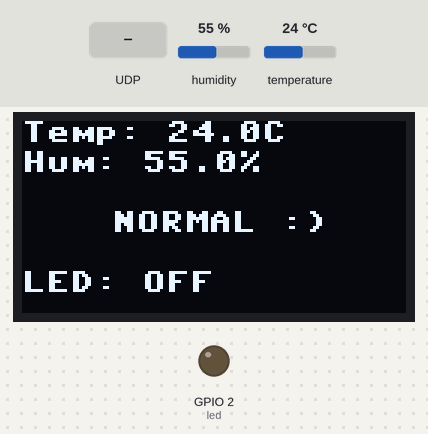
Recording of a program running on a simulated ESP32 board running MicroPython. Parts: 128×64 one-colour display, output pins drawn as LEDs (lit = HIGH). The inputs (shaded band) are chosen by the test bench; at power-on: temperature 24 °C, humidity 55 %. WiFi joins after 1.5 s; library files of the repository ran but are not shown: 1 file(s); what the program prints to the serial console is not drawn.

Above: at 6.2 s.
6.3 s: UDP packet "LED_ON" arrives
At 8.4 s:
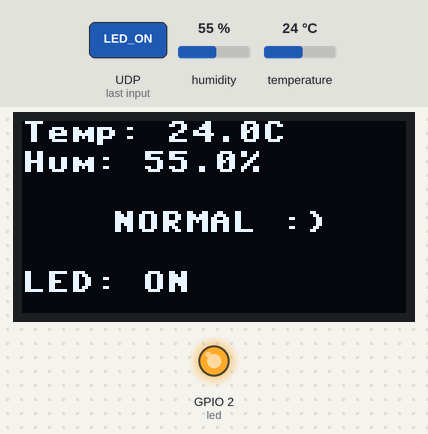
9.2 s: temperature set to 16 °C
At 10.8 s:
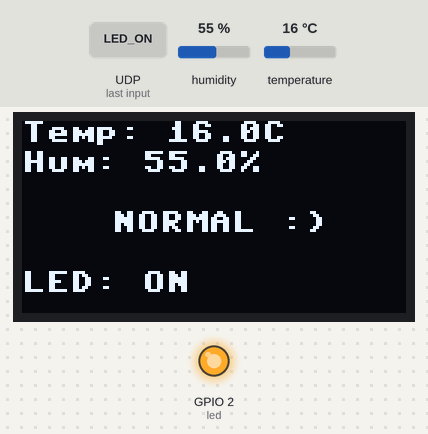
11.3 s: temperature set to 13 °C
At 13.1 s:
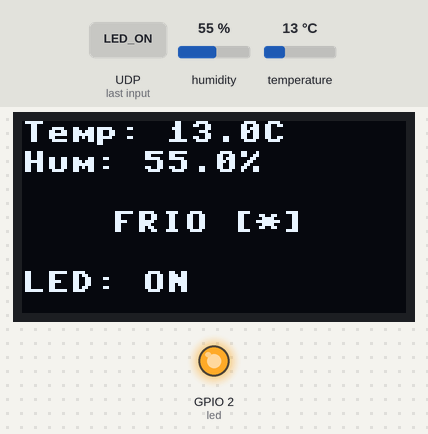
13.4 s: UDP packet "LED_OFF" arrives
At 15.1 s:
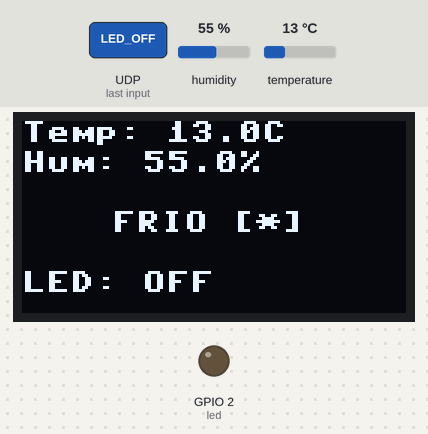
15.5 s: temperature set to 33 °C
At 17.3 s:
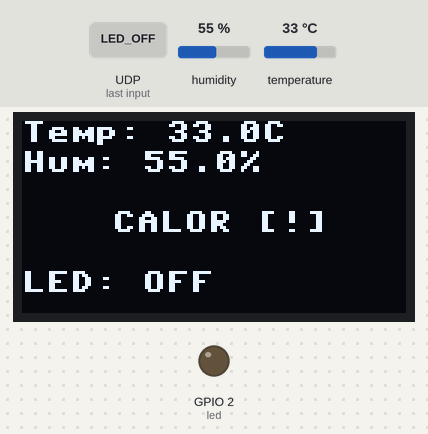
17.6 s: UDP packet "LED_ON" arrives
At 19.5 s:
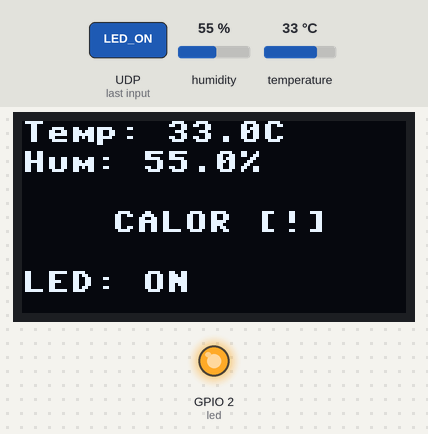
Timing chart, 0 to 20.7 s (numbered marks = the images above; inputs shaded):
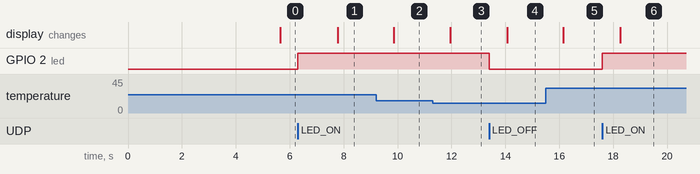

The program:

main.py
```python
import machine
import dht
import utime
import framebuf
import ssd1306
# import ds1307
import os
# import sdcard
import network
import socket


#Configuración WiFi
SSID = "S24diego"
PASSWORD = "12345678"
UDP_PORT = 5005

# MODIFICACION WDT (PRACTICA RED):
# Tiempo maximo en milisegundos que el sistema puede pasar sin "alimentar" al watchdog.
# Si pasan mas de 8000 ms sin wdt.feed(), el ESP32 se reinicia por hardware.
WDT_TIMEOUT_MS = 8000

# MODIFICACION LOG SERIAL:
# Intervalo aproximado para ir reportando al monitor serial que sigue esperando WiFi.
# No se usa para alimentar el WDT; solo sirve para llevar un registro de lo que sucede.
WIFI_LOG_INTERVAL_MS = 1000

#Configuración multicast
MULTICAST_GROUP = "239.1.1.1"
MULTICAST_PORT = 5006

# MODIFICACION ESCALABILIDAD (GRANJA DE SENSORES):
# Identificador unico del nodo para que el gateway pueda mapear ID -> IP automaticamente.
DEVICE_ID = "ESP32_01"

#Configuración Led
# Cambia este pin si tu LED está conectado en otro GPIO
led = machine.Pin(2, machine.Pin.OUT)
led.value(0)

#Configuración DHT
dht_pin = machine.Pin(4)
sensor = dht.DHT11(dht_pin)

#Configuración pantalla oled
# I2C en GPIO 21 y 22
i2c = machine.I2C(0, scl=machine.Pin(22), sda=machine.Pin(21))


devices = i2c.scan()
if 0x3C not in devices:
    print("Error: Pantalla OLED no detectada en el bus I2C")
else:
    print("Pantalla OLED detectada correctamente.")

# Inicializar oled
oled = ssd1306.SSD1306_I2C(128, 64, i2c)


# Imagen monocromática en formato bytearray del TecNM
#emoji_bitmap = bytearray([0xFF] * 1024)  # Prueba con una imagen blanca para verificar
emoji_bitmap = bytearray([0xff, 0xff, 0xff, 0xff, 0xff, 0xff, 0xfe, 0x07, 0xff, 0xff, 0xff, 0xff, 0xff, 0xff, 0xff, 0xff,
0xff, 0xff, 0xff, 0xff, 0xff, 0xff, 0xfc, 0x07, 0xff, 0xff, 0xff, 0xff, 0xff, 0xff, 0xff, 0xff,
0xff, 0xff, 0xff, 0xff, 0xff, 0xff, 0xfc, 0x03, 0xcf, 0xff, 0xff, 0xff, 0xff, 0xff, 0xff, 0xff,
0xff, 0xff, 0xff, 0xff, 0xff, 0xff, 0xfc, 0x03, 0x87, 0xff, 0xff, 0xff, 0xff, 0xff, 0xff, 0xff,
0xff, 0xff, 0xff, 0xff, 0xff, 0xff, 0xf0, 0x00, 0x01, 0xff, 0xff, 0xff, 0xff, 0xff, 0xff, 0xff,
0xff, 0xff, 0xff, 0xff, 0xff, 0xff, 0xe0, 0x00, 0x00, 0xff, 0xff, 0xff, 0xff, 0xff, 0xff, 0xff,
0xff, 0xff, 0xff, 0xff, 0xff, 0xff, 0xe1, 0xf8, 0x00, 0xff, 0xff, 0xff, 0xff, 0xff, 0xff, 0xff,
0xff, 0xff, 0xff, 0xff, 0xff, 0xff, 0xe0, 0x0f, 0x01, 0xff, 0xff, 0xff, 0xff, 0xff, 0xff, 0xff,
0xff, 0xff, 0xff, 0xff, 0xff, 0xff, 0xe0, 0x03, 0xc1, 0xff, 0xff, 0xff, 0xff, 0xff, 0xff, 0xff,
0xff, 0xff, 0xff, 0xff, 0xff, 0xff, 0xfc, 0x00, 0xe1, 0xff, 0xff, 0xff, 0xff, 0xff, 0xff, 0xff,
0xff, 0xff, 0xff, 0xff, 0xff, 0xff, 0xe0, 0x70, 0x71, 0xff, 0xff, 0xff, 0xff, 0xff, 0xff, 0xff,
0xff, 0xff, 0xff, 0xff, 0xff, 0xff, 0xe7, 0x04, 0x18, 0x0f, 0xff, 0xff, 0xff, 0xff, 0xff, 0xff,
0xff, 0xff, 0xff, 0xff, 0xff, 0xff, 0xf8, 0x69, 0x4c, 0x0f, 0xff, 0xff, 0xff, 0xff, 0xff, 0xff,
0xff, 0xff, 0xff, 0xff, 0xff, 0xff, 0xe1, 0xe4, 0x44, 0x07, 0xff, 0xff, 0xff, 0xff, 0xff, 0xff,
0xff, 0xff, 0xff, 0xff, 0xff, 0xff, 0xf0, 0x08, 0x42, 0x07, 0xff, 0xff, 0xff, 0xff, 0xff, 0xff,
0xff, 0xff, 0xff, 0xff, 0xff, 0xff, 0xe3, 0x3f, 0x62, 0x07, 0xff, 0xff, 0xff, 0xff, 0xff, 0xff,
0xff, 0xff, 0xff, 0xff, 0xff, 0xff, 0xe0, 0x41, 0x9a, 0x03, 0xff, 0xff, 0xff, 0xff, 0xff, 0xff,
0xff, 0xff, 0xff, 0xff, 0xff, 0xff, 0xf8, 0x1b, 0x7a, 0x0f, 0xff, 0xff, 0xff, 0xff, 0xff, 0xff,
0xff, 0xff, 0xff, 0xff, 0xff, 0xff, 0xe0, 0x34, 0x3f, 0x3f, 0xff, 0xff, 0xff, 0xff, 0xff, 0xff,
0xff, 0xff, 0xff, 0xff, 0xff, 0xff, 0xe3, 0xec, 0x3f, 0x3f, 0xff, 0xff, 0xff, 0xff, 0xff, 0xff,
0xff, 0xff, 0xff, 0xff, 0xff, 0xff, 0xe2, 0xc4, 0x3f, 0x3f, 0xff, 0xff, 0xff, 0xff, 0xff, 0xff,
0xff, 0xff, 0xff, 0xff, 0xff, 0xff, 0xe9, 0x44, 0x7f, 0x0f, 0xff, 0xff, 0xff, 0xff, 0xff, 0xff,
0xff, 0xff, 0xff, 0xff, 0xff, 0xff, 0xe2, 0x1a, 0xfe, 0x03, 0xff, 0xff, 0xff, 0xff, 0xff, 0xff,
0xff, 0xff, 0xff, 0xff, 0xff, 0xff, 0xe0, 0x94, 0x7e, 0x03, 0xff, 0xff, 0xff, 0xff, 0xff, 0xff,
0xff, 0xff, 0xff, 0xff, 0xff, 0xff, 0xe4, 0x91, 0xe0, 0x07, 0xff, 0xff, 0xff, 0xff, 0xff, 0xff,
0xff, 0xff, 0xff, 0xff, 0xff, 0xff, 0xe8, 0x88, 0x00, 0x07, 0xff, 0xff, 0xff, 0xff, 0xff, 0xff,
0xff, 0xff, 0xff, 0xff, 0xff, 0xff, 0xe8, 0x88, 0x20, 0x07, 0xff, 0xff, 0xff, 0xff, 0xff, 0xff,
0xff, 0xff, 0xff, 0xff, 0xff, 0xff, 0xf0, 0x84, 0x20, 0x0f, 0xff, 0xff, 0xff, 0xff, 0xff, 0xff,
0xff, 0xff, 0xff, 0xff, 0xff, 0xff, 0xf0, 0x82, 0x20, 0xcf, 0xff, 0xff, 0xff, 0xff, 0xff, 0xff,
0xff, 0xff, 0xff, 0xff, 0xff, 0xff, 0xe0, 0x81, 0x81, 0xff, 0xff, 0xff, 0xff, 0xff, 0xff, 0xff,
0xff, 0xff, 0xff, 0xff, 0xff, 0xff, 0xe1, 0x81, 0x01, 0xff, 0xff, 0xff, 0xff, 0xff, 0xff, 0xff,
0xff, 0xff, 0xff, 0xff, 0xff, 0xff, 0xe1, 0x81, 0x01, 0xff, 0xff, 0xff, 0xff, 0xff, 0xff, 0xff,
0xff, 0xff, 0xff, 0xff, 0xff, 0xff, 0xf9, 0x86, 0x00, 0xff, 0xff, 0xff, 0xff, 0xff, 0xff, 0xff,
0xff, 0xff, 0xff, 0xff, 0xff, 0xff, 0xe7, 0xf8, 0x00, 0xff, 0xff, 0xff, 0xff, 0xff, 0xff, 0xff,
0xff, 0xff, 0xff, 0xff, 0xff, 0xff, 0xe0, 0x00, 0x01, 0xff, 0xff, 0xff, 0xff, 0xff, 0xff, 0xff,
0xff, 0xff, 0xff, 0xff, 0xff, 0xff, 0xfc, 0x03, 0x83, 0xff, 0xff, 0xff, 0xff, 0xff, 0xff, 0xff,
0xff, 0xff, 0xff, 0xff, 0xff, 0xff, 0xfc, 0x03, 0xcf, 0xff, 0xff, 0xff, 0xff, 0xff, 0xff, 0xff,
0xff, 0xff, 0xff, 0xff, 0xff, 0xff, 0xfc, 0x03, 0xff, 0xff, 0xff, 0xff, 0xff, 0xff, 0xff, 0xff,
0xff, 0xff, 0xff, 0xff, 0xff, 0xff, 0xfe, 0x03, 0xff, 0xff, 0xff, 0xff, 0xff, 0xff, 0xff, 0xff,
0xff, 0xff, 0xff, 0xff, 0xff, 0xff, 0xff, 0xff, 0xff, 0xff, 0xff, 0xff, 0xff, 0xff, 0xff, 0xff,
0xff, 0xff, 0xff, 0xff, 0xff, 0xff, 0xff, 0xff, 0xff, 0xff, 0xff, 0xff, 0xff, 0xff, 0xff, 0xff,
0xff, 0xff, 0xff, 0xff, 0xff, 0xff, 0xff, 0xff, 0xff, 0xff, 0xff, 0xff, 0xff, 0xff, 0xff, 0xff,
0xff, 0xff, 0xff, 0xff, 0xff, 0xff, 0xff, 0xff, 0xff, 0xff, 0xff, 0xff, 0xff, 0xff, 0xff, 0xff,
0xff, 0xff, 0xff, 0xff, 0xff, 0xfc, 0x49, 0xd3, 0xe6, 0x52, 0x7f, 0xff, 0xff, 0xff, 0xff, 0xff,
0xff, 0xff, 0xff, 0xff, 0xff, 0xfe, 0xdb, 0x55, 0xd5, 0xc6, 0xbf, 0xff, 0xff, 0xff, 0xff, 0xff,
0xff, 0xff, 0xff, 0xff, 0xff, 0xfe, 0xd7, 0x0d, 0xdd, 0x4d, 0xbf, 0xff, 0xff, 0xff, 0xff, 0xff,
0xff, 0xff, 0xff, 0xff, 0xff, 0xfe, 0xd7, 0x55, 0xd5, 0x4f, 0xbf, 0xff, 0xff, 0xff, 0xff, 0xff,
0xff, 0xff, 0xff, 0xff, 0xff, 0xfe, 0xc9, 0x51, 0x04, 0x52, 0x3f, 0xff, 0xff, 0xff, 0xff, 0xff,
0xff, 0xff, 0xff, 0xff, 0xff, 0xff, 0xff, 0xff, 0xff, 0xff, 0xff, 0xff, 0xff, 0xff, 0xff, 0xff,
0xff, 0xff, 0xff, 0xff, 0xff, 0xff, 0xff, 0xff, 0xff, 0xff, 0xff, 0xff, 0xff, 0xff, 0xff, 0xff,
0xff, 0xff, 0xff, 0xff, 0xff, 0xf7, 0xbf, 0xff, 0xff, 0xff, 0xff, 0xff, 0xff, 0xff, 0xff, 0xff,
0xff, 0xff, 0xff, 0xff, 0xeb, 0x45, 0x15, 0xaf, 0x13, 0xb4, 0x9c, 0x47, 0xff, 0xff, 0xff, 0xff,
0xff, 0xff, 0xff, 0xff, 0xe3, 0x5c, 0xd5, 0x2f, 0x63, 0xa5, 0x9d, 0xb7, 0xff, 0xff, 0xff, 0xff,
0xff, 0xff, 0xff, 0xff, 0xea, 0x9c, 0xd9, 0x2f, 0x67, 0x87, 0x9d, 0xb7, 0xff, 0xff, 0xff, 0xff,
0xff, 0xff, 0xff, 0xff, 0xea, 0x25, 0x1c, 0x03, 0x13, 0x94, 0xac, 0x47, 0xff, 0xff, 0xff, 0xff,
0xff, 0xff, 0xff, 0xff, 0xff, 0xff, 0xff, 0xff, 0xff, 0xff, 0xff, 0xff, 0xff, 0xff, 0xff, 0xff,
0xff, 0xff, 0xff, 0xff, 0xff, 0xff, 0xff, 0xff, 0xff, 0xff, 0xff, 0xff, 0xff, 0xff, 0xff, 0xff,
0xff, 0xff, 0xff, 0xff, 0xff, 0xff, 0xff, 0xff, 0xff, 0xff, 0xff, 0xff, 0xff, 0xff, 0xff, 0xff,
0xff, 0xff, 0xff, 0xff, 0xff, 0xff, 0xff, 0xff, 0xff, 0xff, 0xff, 0xff, 0xff, 0xff, 0xff, 0xff,
0xff, 0xff, 0xff, 0xff, 0xff, 0xff, 0xff, 0xff, 0xff, 0xff, 0xff, 0xff, 0xff, 0xff, 0xff, 0xff,
0xff, 0xff, 0xff, 0xff, 0xff, 0xff, 0xff, 0xff, 0xff, 0xff, 0xff, 0xff, 0xff, 0xff, 0xff, 0xff,
0xff, 0xff, 0xff, 0xff, 0xff, 0xff, 0xff, 0xff, 0xff, 0xff, 0xff, 0xff, 0xff, 0xff, 0xff, 0xff,
0xff, 0xff, 0xff, 0xff, 0xff, 0xff, 0xff, 0xff, 0xff, 0xff, 0xff, 0xff, 0xff, 0xff, 0xff, 0xff,
0xff, 0xff, 0xff, 0xff, 0xff, 0xff, 0xff, 0xff, 0xff, 0xff, 0xff, 0xff, 0xff, 0xff, 0xff, 0xff])

# Crear el frame buffer para la imagen
emoji_fb = framebuf.FrameBuffer(emoji_bitmap, 128, 64, framebuf.MONO_HLSB)

# Mostrar la imagen antes de iniciar el bucle principal
oled.fill(0)
oled.blit(emoji_fb, 0, 0)
oled.show()
utime.sleep(2)

#Función para conexión de red
def conectar_wifi(wdt):
    print("[WIFI] Iniciando conexion a red...")

    # MODIFICACION WDT (PRACTICA RED):
    # Se alimenta el watchdog antes de iniciar la secuencia WiFi para arrancar en estado sano.
    wdt.feed()

    wlan = network.WLAN(network.STA_IF)

    # MODIFICACION WDT (PRACTICA RED):
    # Se alimenta otra vez antes de activar la interfaz, por seguridad en esta etapa critica.
    wdt.feed()
    wlan.active(True)

    # MODIFICACION WDT (PRACTICA RED):
    # Si connect() se llegara a bloquear por un fallo interno de red, el watchdog no recibira feed
    # y forzara un reinicio automatico en ~8 segundos.
    wlan.connect(SSID, PASSWORD)

    print("[WIFI] Conectando a WiFi...", end="")
    ultimo_log_wifi = utime.ticks_ms()
    while not wlan.isconnected():
        # MODIFICACION LOG SERIAL:
        # Se imprime un punto cada ciclo para ver visualmente que sigue intentando conectar.
        print(".", end="")
        utime.sleep(0.3)

        # MODIFICACION LOG SERIAL:
        # Cada segundo se escribe un mensaje de estado en el monitor serial.
        # Importante: aqui NO se alimenta el watchdog, para que un fallo prolongado reinicie el ESP32.
        if utime.ticks_diff(utime.ticks_ms(), ultimo_log_wifi) >= WIFI_LOG_INTERVAL_MS:
            print("\n[WIFI] Aun esperando conexion...")
            ultimo_log_wifi = utime.ticks_ms()

    # MODIFICACION WDT (PRACTICA RED):
    # Se alimenta al salir del while para dejar margen de tiempo al resto de inicializaciones.
    wdt.feed()
    print("\n[WIFI] WiFi conectado")
    print("[WIFI] IP del ESP32:", wlan.ifconfig()[0])
    return wlan

#Función para creación de socket UDP
def iniciar_udp():
    addr = socket.getaddrinfo("0.0.0.0", UDP_PORT)[0][-1]
    sock = socket.socket(socket.AF_INET, socket.SOCK_DGRAM)
    sock.bind(addr)
    sock.settimeout(0.1)  # no bloqueante por mucho tiempo
    print("[UDP] Servidor escuchando en puerto", UDP_PORT)
    return sock

# Función para crear socket multicast
def iniciar_multicast():
    sock = socket.socket(socket.AF_INET, socket.SOCK_DGRAM)
    return sock

# Función para enviar datos por multicast
def enviar_multicast(sock, mensaje):
    sock.sendto(mensaje.encode(), (MULTICAST_GROUP, MULTICAST_PORT))
#Función para procesar mensaje recibido por UNICAST
def procesar_mensaje(mensaje):
    mensaje = mensaje.strip().upper()

    if mensaje == "LED_ON":
        led.value(1)
        return "ACK:LED_ON"

    elif mensaje == "LED_OFF":
        led.value(0)
        return "ACK:LED_OFF"

    elif mensaje == "STATUS":
        estado = "ON" if led.value() else "OFF"
        return "STATUS:LED={}".format(estado)

    else:
        return "ERROR:COMANDO_DESCONOCIDO"

#Función para obtención de temperatura y humedad DHT22
def obtener_temperatura():
    sensor.measure()
    temp = sensor.temperature()
    hum = sensor.humidity()
    return temp, hum

#Funcion para mostrar info en pantalla
def mostrar_emoji(temp, hum):
    oled.fill(0)
    oled.text("Temp: {:.1f}C".format(temp), 0, 0)
    oled.text("Hum: {:.1f}%".format(hum), 0, 10)

    if temp < 15:
        oled.text("FRIO [*]", 30, 30)
    elif temp >= 15 and temp <= 30:
        oled.text("NORMAL :)", 30, 30)
    else:
        oled.text("CALOR [!]", 30, 30)

    estado_led = "ON" if led.value() else "OFF"
    oled.text("LED: {}".format(estado_led), 0, 50)

    oled.show()

#Main
# MODIFICACION WDT (PRACTICA RED):
# Se crea el watchdog de hardware con una ventana de 8 segundos.
# NOTA: En ESP32, una vez creado, este watchdog queda activo y debe alimentarse de forma periodica.
wdt = machine.WDT(timeout=WDT_TIMEOUT_MS)
print("[BOOT] Watchdog activado con timeout de {} ms".format(WDT_TIMEOUT_MS))

# MODIFICACION WDT (PRACTICA RED):
# Se pasa el watchdog a la funcion WiFi para proteger esta fase de posibles bloqueos.
wlan = conectar_wifi(wdt)
sock = iniciar_udp()
sock_multi = iniciar_multicast()
print("[BOOT] Inicializacion principal completada")

ultimo_update = utime.ticks_ms()
intervalo_display = 2000  # ms

while True:
    # MODIFICACION WDT (PRACTICA RED):
    # "Seguro de vida" general: cada iteracion del loop principal alimenta el watchdog.
    # Si el codigo se congela y deja de ejecutar esta linea por >8 s, el hardware reinicia el ESP32.
    wdt.feed()

    # 1. Revisar si llegó un mensaje UDP
    try:
        data, remote_addr = sock.recvfrom(1024)
        mensaje = data.decode("utf-8")
        print("[UDP] Mensaje recibido desde", remote_addr, "->", mensaje)

        respuesta = procesar_mensaje(mensaje)
        sock.sendto(respuesta.encode("utf-8"), remote_addr)
        print("[UDP] Respuesta enviada ->", respuesta)

    except OSError:
        pass  # no llegó nada, continuamos

    # 2. Actualizar pantalla/sensor cada 2 segundos
    if utime.ticks_diff(utime.ticks_ms(), ultimo_update) >= intervalo_display:
        try:
            temperatura, humedad = obtener_temperatura()
            print("[SENSOR] Temp: {}C, Hum: {}%".format(temperatura, humedad))
            mostrar_emoji(temperatura, humedad)
            # MODIFICACION ESCALABILIDAD (GRANJA DE SENSORES):
            # El multicast ahora incluye el ID unico del dispositivo para auto-registro en gateway.
            mensaje = "ID={};EVENT:TEMP={};HUM={}".format(DEVICE_ID, temperatura, humedad)
            enviar_multicast(sock_multi, mensaje)
            print("[MULTICAST] Enviado: " + mensaje)
        except OSError:
            print("[SENSOR] Error al leer el sensor DHT")
            oled.fill(0)
            oled.text("Error Sensor!", 20, 20)
            oled.text("LED: {}".format("ON" if led.value() else "OFF"), 20, 40)
            oled.show()

        ultimo_update = utime.ticks_ms()
```

Measured:
- the behaviour switches between 15 and 14 °C on temperature (found by bisection; images 2 and 3)
- after the input at 6.3 s, GPIO 2 (led): LOW → HIGH at once; the display: changes after 1.5 s (image 1)
- after the input at 9.2 s, the display: changes after 0.67 s (image 2)
- after the input at 11.3 s, the display: changes after 0.65 s (image 3)
- after the input at 13.4 s, GPIO 2 (led): HIGH → LOW at once; the display: changes after 0.66 s (image 4)
- after the input at 15.5 s, the display: changes after 0.65 s (image 5)
- after the input at 17.6 s, GPIO 2 (led): LOW → HIGH at once; the display: changes after 0.66 s (image 6)
